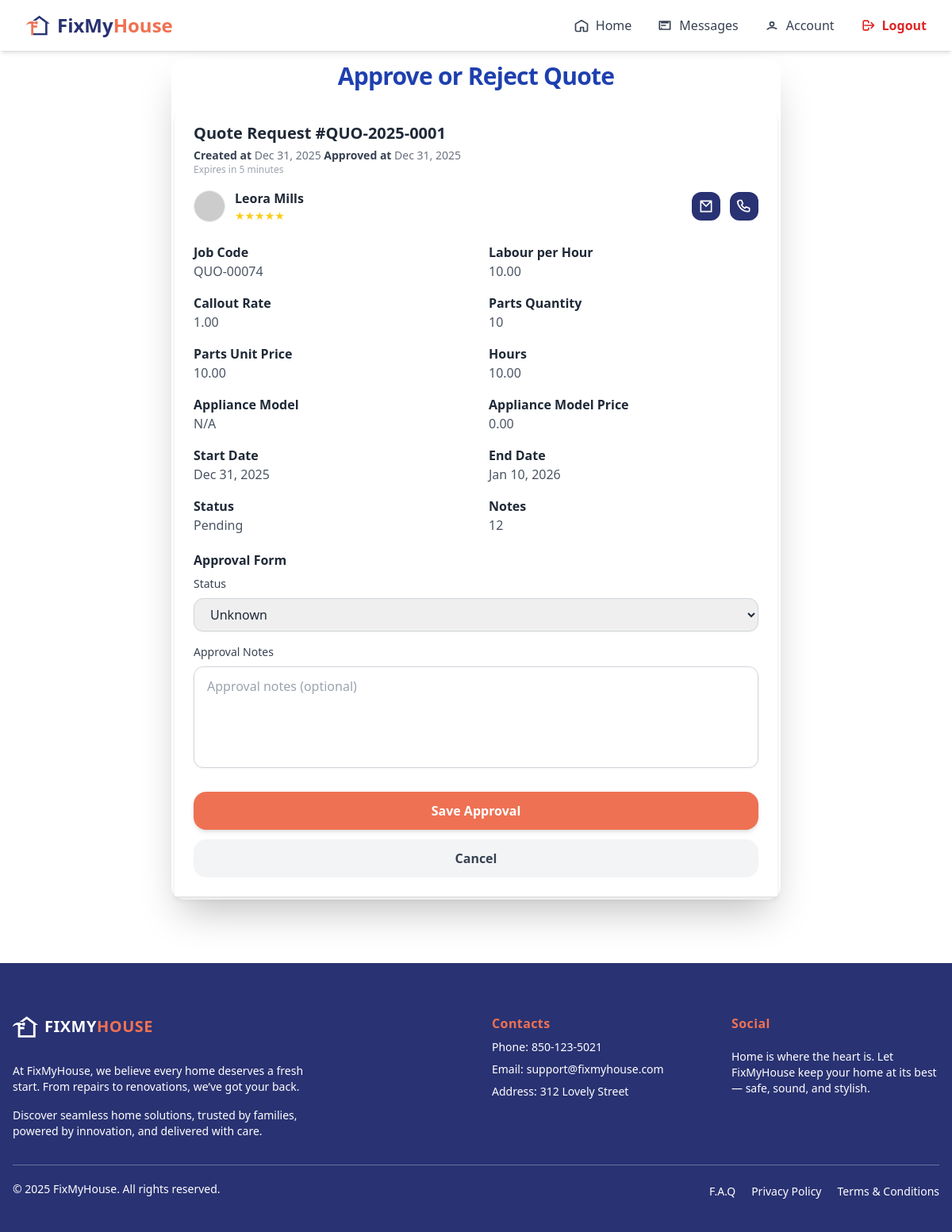
Before: /agent/bidding/20/approve/ (signed in) with the older database file.
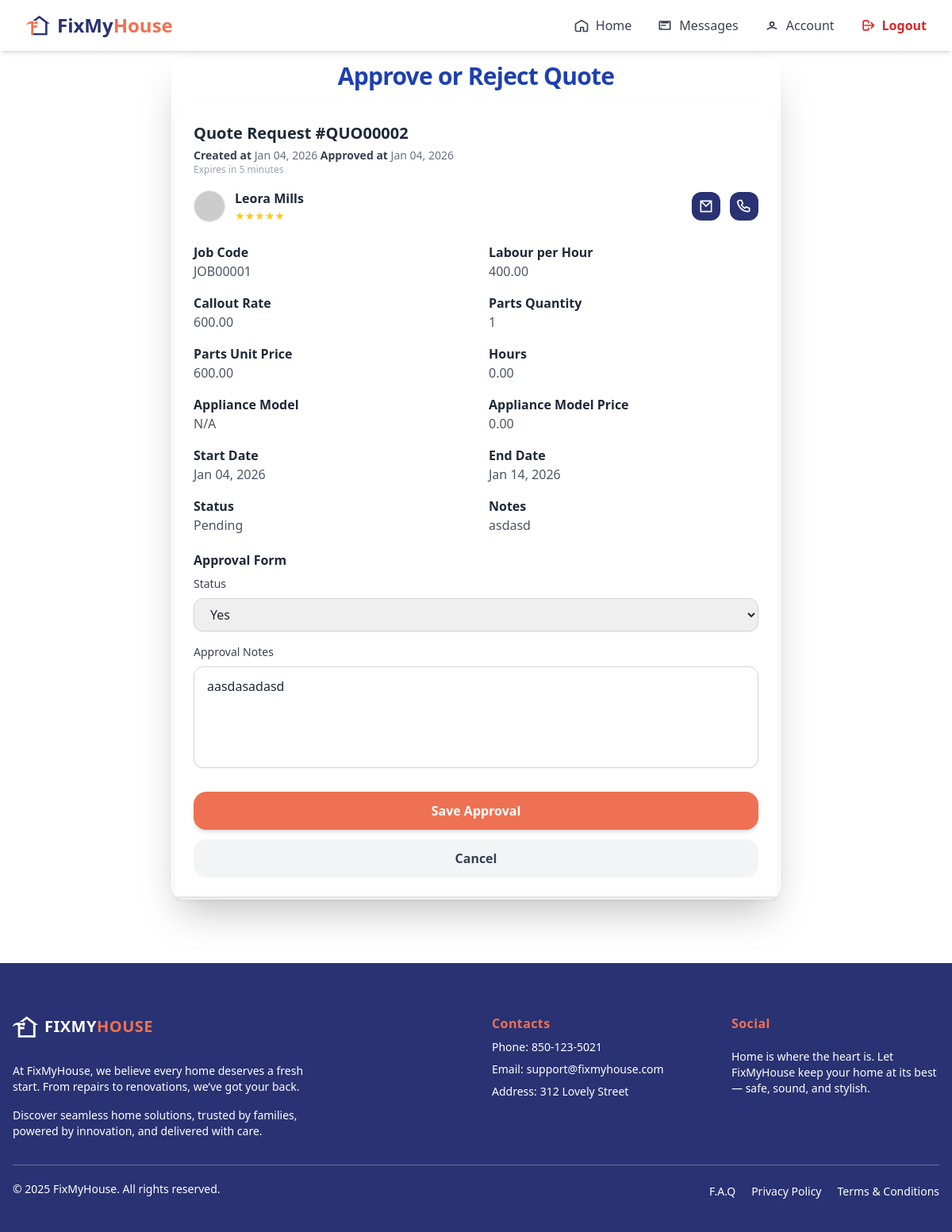
After: the same page with the newer database file.
### trader/models/biddingTrader.py (models this page shows, shortened)
class Bidding(models.Model):
    trader = models.ForeignKey(TraderRegistration, on_delete=models.CASCADE, related_name='bid_trader')
    agent = models.ForeignKey(AgentRegister, on_delete=models.SET_NULL, null=True, blank=True, related_name='bid_agent')
    jobs = models.ForeignKey(Jobs, on_delete=models.SET_NULL, null=True, blank=True, related_name='jobs_related')
    team_member = models.ManyToManyField(TeamMember, related_name='biddings_related', blank=True)
    quote_code = models.CharField(max_length=20, unique=True, blank=True, null=True)
    code = models.CharField(max_length=100, blank=True, null=True)
    labour_per_hour = models.DecimalField(max_digits=10, decimal_places=2, null=True, blank=True)
    callout_rate = models.DecimalField(max_digits=10, decimal_places=2, null=True, blank=True)
    parts_qty = models.PositiveIntegerField(default=0)
    parts_unit_price = models.DecimalField(max_digits=10, decimal_places=2, default=0)
    hours = models.DecimalField(max_digits=5, decimal_places=2, default=0)
    appliance_model_price = models.DecimalField(max_digits=10, decimal_places=2, default=0)
    appliance_model = models.CharField(max_length=100, blank=True, null=True)
    notes = models.TextField(blank=True, null=True)
    created_at = models.DateTimeField(auto_now_add=True)
    start_date = models.DateTimeField(blank=True, null=True)
    end_date = models.DateTimeField(blank=True, null=True)
    is_approved = models.BooleanField(null=True, blank=True, default=None, help_text="None=pending, True=approved, False=rejected")
    is_active = models.BooleanField(null=True, blank=True, default=True)
    approved_at = models.DateField(auto_now_add=True, null=True, blank=True)
    approved_by = models.ForeignKey(AgentRegister, on_delete=models.SET_NULL, null=True, blank=True, related_name='approved_bids')
    approval_notes = models.TextField(blank=True, null=True)

### trader/models/jobs.py (models this page shows, shortened)
class Jobs(models.Model):
    agent = models.ForeignKey(AgentRegister, on_delete=models.CASCADE, related_name='jobs_agent')
    trader = models.ForeignKey(TraderRegistration, on_delete=models.SET_NULL, null=True, blank=True, related_name='jobs_trader')
    property = models.ForeignKey(Property, on_delete=models.SET_NULL, null=True, blank=True, related_name='jobs_property')
    STATUS_CHOICES = [
        ('quoted', 'Quoted'),
        ('confirmed', 'Confirmed'),
        ('approved', 'Approved'),
        ('scheduled', 'Scheduled'),
    ]
    address = models.TextField(blank=True, null=True)
    category = models.ForeignKey(Services, on_delete=models.SET_NULL, null=True, blank=True, related_name='category_services')
    renter = models.CharField(max_length=100, null=True, blank=True)
    priority = models.BooleanField(default=False)  # True = High Priority
    job_code = models.CharField(max_length=20, unique=True)
    notes = models.TextField()
    status = models.CharField(max_length=20, choices=STATUS_CHOICES, default='quoted')
    bid_status = models.CharField(max_length=20, choices=[('open', 'Open'), ('closed', 'Closed')], default='open')
    bid_count = models.IntegerField(default=0)
    quoted_at = models.DateField(default=timezone.now)
    confirmed_at = models.DateField(null=True, blank=True)
    approved_at = models.DateField(null=True, blank=True)
    scheduled_at = models.DateField(null=True, blank=True)
    is_active = models.BooleanField(null=True, blank=True, default=True)
    start_date = models.DateField(null=True, blank=True)
    end_date = models.DateField(null=True, blank=True)
    issue_found_at = models.DateField(null=True, blank=True)
    renter_availability = models.DateField(null=True, blank=True)
    issue_been_fixed_before = models.BooleanField(default=False)
    issue_been_fixed_by_fmh_before = models.BooleanField(default=False)
    renter_availability_schedule = models.JSONField(null=True, blank=True, default=dict)
    renter_issue_date = models.JSONField(blank=True, null=True, default=dict)
    def __str__(self):
        return self.job_code

### trader/models/registerTrader.py (models this page shows, shortened)
class TraderRegistration(models.Model):
    user = models.OneToOneField(User, on_delete=models.CASCADE, null=True, blank=True)
    name = models.CharField(max_length=255)
    email = models.EmailField()
    phone = models.CharField(max_length=50)
    password = models.CharField(max_length=255, null=True, blank=True)
    isAdmin = models.BooleanField(default=False)
    isDirector = models.BooleanField(default=True)
    isTeamMember = models.BooleanField(default=False)
    COMPANY_TYPE_CHOICES = [
        ('sole_trader', 'Sole Trader'),
        ('company', 'Company'),
    ]
    INDUSTRIES_CHOICES = [
        ('air_conditioning', 'Air Conditioning'),
        ('cleaning', 'Cleaning'),
        ('electrical', 'Electrical'),
        ('gardening', 'Gardening'),
        ('general_maintenance', 'General Maintenance'),
        ('glazing', 'Glazing'),
        ('pest_control', 'Pest Control'),
        ('plumbing_gas', 'Plumbing / Gas'),
        ('tree_cutting', 'Tree Cutting'),
        ('steel_works', 'Steel Works'),
        ('safety', 'Safety'),
    ]
    company_type = models.CharField(max_length=100, choices=COMPANY_TYPE_CHOICES, default='company')
    company_name = models.CharField(max_length=255, blank=True, null=True)
    company_address = models.CharField(max_length=255, blank=True, null=True)
    company_email = models.EmailField(blank=True, null=True)
    company_landline = models.CharField(max_length=50, blank=True, null=True)
    gst_registered = models.BooleanField(default=False)
    abn = models.CharField(max_length=20, blank=True, null=True)
    industry = models.CharField(max_length=100, choices=INDUSTRIES_CHOICES, blank=True, null=True)
    state = models.CharField(max_length=100, blank=True)
    municipality = models.CharField(max_length=100, blank=True)
    city = models.CharField(max_length=100, blank=True)
    address_line_1 = models.CharField(max_length=255, blank=True, null=True)
    address_line_2 = models.CharField(max_length=255, blank=True, null=True)
    postal_code = models.CharField(max_length=20, blank=True)
    def __str__(self):
        return self.name

### agent/views/biddingApproval.py (the view, shortened to what this page needs)
# urls.py: path('bidding/<int:pk>/approve/', BiddingApprovalView.as_view(), name='bidding_approval'),
@method_decorator([login_required, agent_required], name='dispatch')
class BiddingApprovalView(UserPassesTestMixin, UpdateView):
    model = Bidding
    form_class = BiddingApprovalForm
    template_name = 'pages/bidding_approval.html'
    success_url = reverse_lazy('agent_bid_list')
    def test_func(self):
        return hasattr(self.request.user, 'agentregister')
    def get_context_data(self, **kwargs):
        context = super().get_context_data(**kwargs)
        bidding = self.get_object()
        context['team_members'] = bidding.team_member.all()
        return context

### agent/forms.py
class BiddingApprovalForm(forms.ModelForm):
    class Meta:
        model = Bidding
        fields = ['is_approved', 'approval_notes']
        widgets = {
            'approval_notes': forms.Textarea(attrs={'rows': 3, 'placeholder': 'Approval notes (optional)'}),
            'start_date': forms.DateInput(
                attrs={
                    'type': 'date',
                    'class': 'w-full border border-gray-300 rounded-md p-2'
                }
            ),
            'end_date': forms.DateInput(
                attrs={
                    'type': 'date',
                    'class': 'w-full border border-gray-300 rounded-md p-2'
                }
            ),
        }

### trader/context_processors.py (called while the page is built)
def notifications_context(request):
    if request.user.is_authenticated:
        unread_qs = get_unread_notifications(request.user)
        return {
            "unread_count": unread_qs.count(),
            "unread_notifications": unread_qs[:5],  # show latest 5
        }
    return {}

### agent/templates/pages/bidding_approval.html (shortened to what the changed rows need)
{% extends "baseAgent.html" %}
{% load widget_tweaks %}
{% block content %}
{% include 'components/home/navigatorBaseAgent.html' %}
<div class="max-w-3xl mx-auto p-1 bg-white shadow-2xl rounded-2xl mt-[10px] mb-[5rem] w-full">
  <h2 class="text-3xl font-extrabold text-blue-800 mb-8 text-center tracking-tight">
    Approve or Reject Quote
  </h2>
  <div class="bg-white p-6 rounded-t-3xl shadow-md -mt-4 relative z-10">
      <h2 class="text-xl font-semibold text-gray-800">Quote Request #{{ bidding.quote_code|default:"QUOXXXXX" }}</h2>
      <p class="text-sm text-gray-500 mt-1">
          <span class="font-semibold text-gray-700">Created at</span> {{ bidding.created_at|date:"M d, Y"|default:"No date provided" }}
          <span class="font-semibold text-gray-700">Approved at</span> {{ bidding.approved_at|date:"M d, Y"|default:"No date provided" }}
      </p>
      <p class="text-gray-400 text-xs mb-4">Expires in 5 minutes</p>
      <div class="flex items-center justify-between mb-5">
          <div class="flex items-center space-x-3">
              <div>
                  <p class="font-semibold text-gray-800">{{ bidding.trader|default:"No trader assigned" }}</p>
                  <div class="flex text-yellow-400 text-sm">
                      <span>★★★★★</span>
                  </div>
              </div>
          </div>
          <div class="flex space-x-3">
          </div>
      </div>
      <div class="grid grid-cols-2 gap-x-8 gap-y-4 mt-6">
        <div>
            <h3 class="font-semibold text-gray-800">Job Code</h3>
            <p class="text-gray-600">{{ bidding.jobs|default:"No reference ID provided" }}</p>
        </div>
        <div>
            <h3 class="font-semibold text-gray-800">Labour per Hour</h3>
            <p class="text-gray-600">{{ bidding.labour_per_hour|floatformat:2|default:"N/A" }}</p>
        </div>
        <div>
            <h3 class="font-semibold text-gray-800">Callout Rate</h3>
            <p class="text-gray-600">{{ bidding.callout_rate|floatformat:2|default:"N/A" }}</p>
        </div>
        <div>
            <h3 class="font-semibold text-gray-800">Parts Quantity</h3>
            <p class="text-gray-600">{{ bidding.parts_qty|default:"N/A" }}</p>
        </div>
        <div>
            <h3 class="font-semibold text-gray-800">Parts Unit Price</h3>
            <p class="text-gray-600">{{ bidding.parts_unit_price|floatformat:2|default:"N/A" }}</p>
        </div>
        <div>
            <h3 class="font-semibold text-gray-800">Hours</h3>
            <p class="text-gray-600">{{ bidding.hours|floatformat:2|default:"N/A" }}</p>
        </div>
        <div>
            <h3 class="font-semibold text-gray-800">Appliance Model</h3>
            <p class="text-gray-600">{{ bidding.appliance_model|default:"N/A" }}</p>
        </div>
        <div>
            <h3 class="font-semibold text-gray-800">Appliance Model Price</h3>
            <p class="text-gray-600">{{ bidding.appliance_model_price|floatformat:2|default:"N/A" }}</p>
        </div>
        <div>
            <h3 class="font-semibold text-gray-800">Start Date</h3>
            <p class="text-gray-600">{{ bidding.start_date|date:"M d, Y"|default:"N/A" }}</p>
        </div>
        <div>
            <h3 class="font-semibold text-gray-800">End Date</h3>
            <p class="text-gray-600">{{ bidding.end_date|date:"M d, Y"|default:"N/A" }}</p>
        </div>
        <div>
        </div>
        <div>
            <h3 class="font-semibold text-gray-800">Notes</h3>
            <p class="text-gray-600">
                {{ bidding.notes|default:"No notes provided" }}
            </p>
        </div>
      </div>
      <div class="mt-5">
          <h3 class="font-semibold text-gray-800">Approval Form</h3>
          <form id="approval_form" method="post" class="gap-2 mt-2">
            <div>
              <label class="block text-sm font-medium text-gray-700 mb-2">Status</label>
              {{ form.is_approved|add_class:"w-full border border-gray-300 rounded-xl px-4 py-2 text-gray-800 shadow-sm focus:ring-2 focus:ring-blue-500 focus:border-blue-500 transition" }}
            </div>
            <div class="mt-4">
              <label class="block text-sm font-medium text-gray-700 mb-2">Approval Notes</label>
              {{ form.approval_notes|add_class:"w-full border border-gray-300 rounded-xl px-4 py-3 text-gray-800 shadow-sm focus:ring-2 focus:ring-blue-500 focus:border-blue-500 transition h-32 resize-none" }}
            </div>
          </form>
      </div>
      <div class="mt-6 flex flex-col space-y-3">
        <button form="approval_form" type="submit"
            class="w-full text-center py-3 rounded-2xl bg-[#EF7153] text-white font-semibold hover:bg-[#d35032] transition-all duration-200 shadow-md hover:shadow-lg">
        </button>
        <a href="javascript:history.back()"
          class="block text-center py-3 bg-gray-100 rounded-2xl font-semibold text-gray-700 hover:bg-gray-200">
        </a>
      </div>
  </div>
</div>
{% endblock %}

Changed rows visible on the page:
changed Bidding "Leora Mills": quote_code "QUO-2025-0001" → "QUO00002"; created_at "Dec 31, 2025" → "Jan 04, 2026"; approved_at "Dec 31, 2025" → "Jan 04, 2026"; jobs "QUO-00074" → "JOB00001"; labour_per_hour "10.00" → "400.00"; callout_rate "1.00" → "600.00"; parts_qty "10" → "1"; parts_unit_price "10.00" → "600.00"; hours "10.00" → "0.00"; start_date "Dec 31, 2025" → "Jan 04, 2026"; end_date "Jan 10, 2026" → "Jan 14, 2026"; notes "12" → "asdasd"; is_approved "Unknown" → "Yes"; approval_notes (not shown) → "aasdasadasd"
